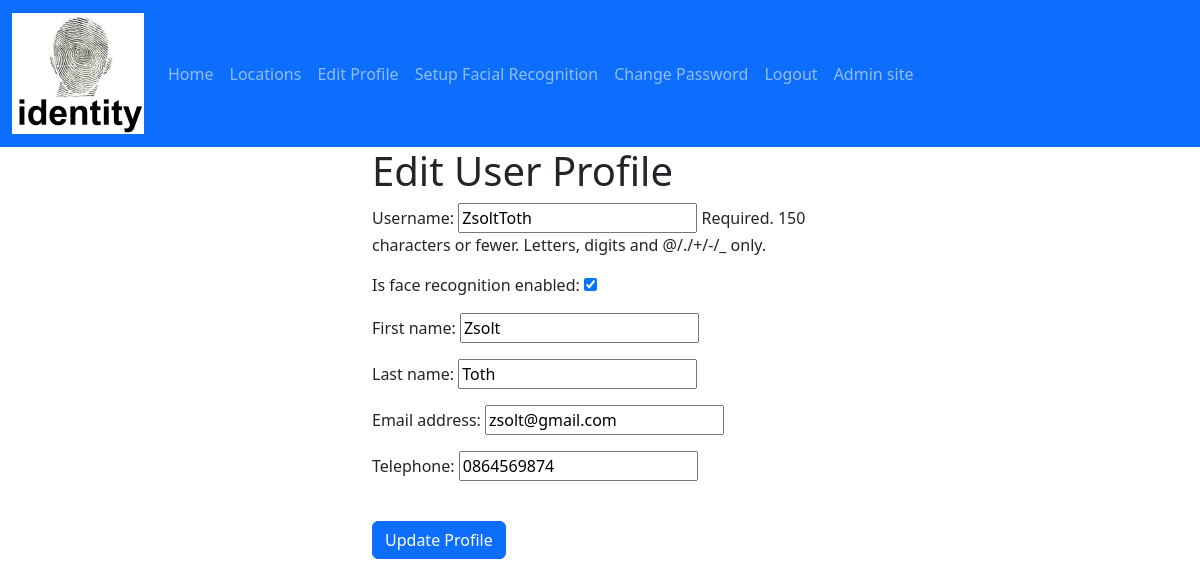
/edit_user_profile/ (signed in), run on the app's committed database.
### identity/models.py (models this page shows, shortened)
class UserAccount(AbstractUser):
    is_face_recognition_enabled = models.BooleanField(default=False)
    is_twin = models.BooleanField(default=False)
    telephone = models.CharField(max_length=20, blank=True)

### identity/views.py (the view)
# urls.py: path('edit_user_profile/', UserEditView.as_view(), name="edit_user_profile"),
class UserEditView(LoginRequiredMixin, generic.UpdateView):
    form_class = UserChangeForm
    template_name = 'user-accounts/edit-user-profile.html'
    success_url = reverse_lazy('edit_user_profile')
    def get_object(self):
        return self.request.user

### identity/forms.py
class UserChangeForm(ModelForm):
    class Meta:
        model = UserAccount
        fields = {'username', 'first_name', 'last_name', 'email', 'telephone', 'is_face_recognition_enabled'}
        field_classes = {'username': UsernameField}
    def __init__(self, *args, **kwargs):
        super().__init__(*args, **kwargs)
        user_permissions = self.fields.get('user_permissions')
        if user_permissions:
            user_permissions.queryset = user_permissions.queryset.select_related('content_type')

### identity/templates/user-accounts/edit-user-profile.html (shortened to what this page needs)
{% extends "master.html" %}
{% load static %}
{% block content %}
  <form method="post">
    <div class="container" style="width: 30rem;">
      <h1>Edit User Profile</h1>
      <div class="form-group">
        {{ form.as_p }}
        <br/>
        <button class="btn btn-primary" type="submit">Update Profile</button>
      </div>
    </div>
  </form>
{% endblock content %}

### data on the page
UserAccount: username "ZsoltToth", is_face_recognition_enabled "☑", first_name "Zsolt", last_name "Toth", email "zsolt@gmail.com", telephone "0864569874"
